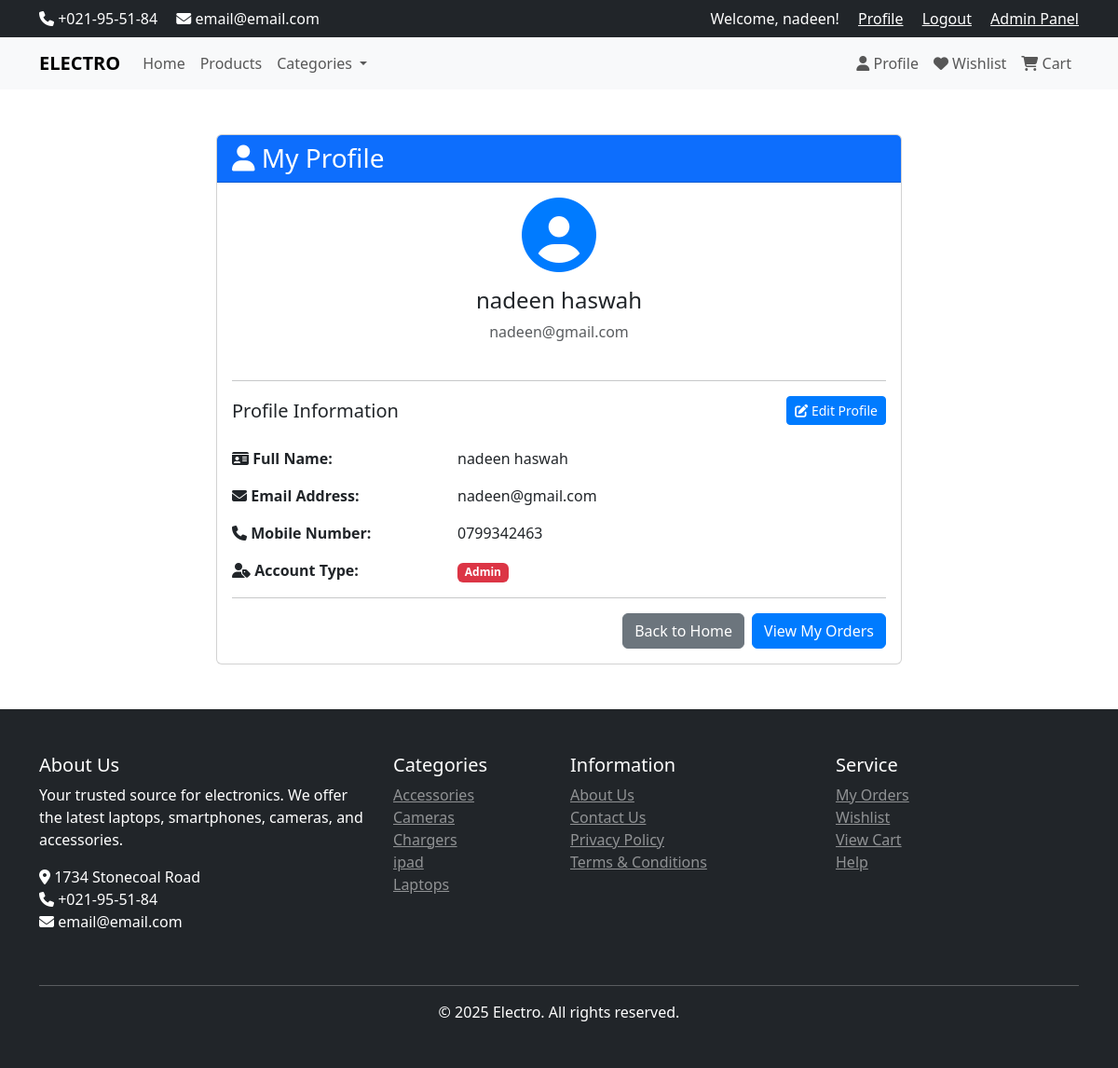
The app's page /profile.php (signed in) with its own data.
### tables this page shows
CREATE TABLE IF NOT EXISTS `users` (
  `user_id` int NOT NULL AUTO_INCREMENT,
  `email` varchar(100) NOT NULL,
  `first_name` varchar(100) NOT NULL,
  `last_name` varchar(100) NOT NULL,
  `mobile` varchar(20) DEFAULT NULL,
  `password` varchar(255) NOT NULL,
  `role` enum('admin','user') NOT NULL DEFAULT 'user',
  PRIMARY KEY (`user_id`),
  UNIQUE KEY `email` (`email`)
);

CREATE TABLE IF NOT EXISTS `categories` (
  `id` int NOT NULL AUTO_INCREMENT,
  `name` varchar(100) NOT NULL,
  `description` text,
  `discount_value` decimal(10,2) DEFAULT NULL,
  `discount_start` datetime DEFAULT NULL,
  `discount_end` datetime DEFAULT NULL,
  `visibility` tinyint(1) DEFAULT '1',
  `allow_comments` tinyint(1) DEFAULT '1',
  PRIMARY KEY (`id`)
);

### classes/Database.php (called while the page is built, shortened)
<?php
class Database {
    private static $instance = null;
    private $conn;
    private function __construct() {
        $config = $GLOBALS['db_config'];
        try {
            $host = $config['host'];
            $dbname = $config['database'];
            $username = $config['username'];
            $password = $config['password'];
            $socketPath = '/Applications/XAMPP/xamppfiles/var/mysql/mysql.sock';
            if (file_exists($socketPath)) {
                try {
                    $dsn = "mysql:unix_socket={$socketPath};dbname={$dbname}";
                    $this->conn = new PDO($dsn, $username, $password, [
                        PDO::ATTR_ERRMODE => PDO::ERRMODE_EXCEPTION,
                        PDO::ATTR_DEFAULT_FETCH_MODE => PDO::FETCH_ASSOC,
                        PDO::ATTR_EMULATE_PREPARES => false
                    ]);
                } catch (PDOException $e) {
                    if ($host === '127.0.0.1') {
                        $host = 'localhost';
                    }
                    $dsn = "mysql:host={$host};dbname={$dbname}";
                    $this->conn = new PDO($dsn, $username, $password, [
                        PDO::ATTR_ERRMODE => PDO::ERRMODE_EXCEPTION,
                        PDO::ATTR_DEFAULT_FETCH_MODE => PDO::FETCH_ASSOC,
                        PDO::ATTR_EMULATE_PREPARES => false
                    ]);
                }
            } else {
                $dsn = "mysql:host={$host};dbname={$dbname}";
                $this->conn = new PDO($dsn, $username, $password, [
                    PDO::ATTR_ERRMODE => PDO::ERRMODE_EXCEPTION,
                    PDO::ATTR_DEFAULT_FETCH_MODE => PDO::FETCH_ASSOC,
                    PDO::ATTR_EMULATE_PREPARES => false
                ]);
            }
            $charset = $config['charset'] ?? 'utf8';
            $this->conn->exec("SET NAMES '{$charset}'");
            $this->conn->exec("USE `{$dbname}`");
        } catch (Exception $e) {
            die("Database connection error: " . $e->getMessage());
        }
    }
    public static function getInstance() {
        if (self::$instance === null) {
            self::$instance = new self();
        }
        return self::$instance;
    }
    public function getConnection() {
        return $this->conn;
    }
}

### controllers/AuthController.php (called while the page is built, shortened)
<?php
require_once dirname(__DIR__) . '/includes/functions.php';
require_once dirname(__DIR__) . '/classes/User.php';
class AuthController {
    private $user;
    public function __construct() {
        $this->user = new User();
    }
    public function getCurrentUser() {
        if (isset($_SESSION['user_id'])) {
            return $this->user->getUserById($_SESSION['user_id']);
        }
        return false;
    }
}

### classes/User.php (called while the page is built, shortened)
<?php
require_once dirname(__DIR__) . '/classes/Database.php';
class User {
    private $db;
    private $table = "users";
    public function __construct() {
        $this->db = Database::getInstance()->getConnection();
    }
    public function getUserById($user_id) {
        try {
            $stmt = $this->db->prepare("SELECT * FROM {$this->table} WHERE user_id = :user_id LIMIT 1");
            $stmt->bindParam(':user_id', $user_id, PDO::PARAM_INT);
            $stmt->execute();
            return $stmt->fetch();
        } catch (Exception $e) {
            return false;
        }
    }
}

### classes/Category.php (called while the page is built, shortened)
<?php
require_once dirname(__DIR__) . '/classes/Database.php';
class Category {
    private $db;
    private $table = "categories";
    public function __construct() {
        $this->db = Database::getInstance()->getConnection();
    }
    public function getAll($visible_only = false) {
        try {
            $sql = "SELECT * FROM {$this->table}";
            if ($visible_only) {
                $sql .= " WHERE visibility = 1";
            }
            $sql .= " ORDER BY name ASC";
            $stmt = $this->db->prepare($sql);
            $stmt->execute();
            return $stmt->fetchAll();
        } catch (Exception $e) {
            return [];
        }
    }
}

### includes/functions.php (called while the page is built, shortened)
<?php
function isLoggedIn() {
    return isset($_SESSION['user_id']);
}
function isAdmin() {
    $sessionRole = $_SESSION['role'] ?? null;
    if ($sessionRole === ROLE_ADMIN) {
        return true;
    }
    require_once dirname(__DIR__) . '/classes/User.php';
    return false;
}

### profile.php (the view, shortened to what this page needs)
<?php
require_once 'includes/header.php';
require_once 'includes/access_control.php';
require_once 'controllers/AuthController.php';
$authController = new AuthController();
$user = $authController->getCurrentUser();
$editMode = isset($_GET['edit']) && $_GET['edit'] === '1';
?>
<div class="container my-5">
    <div class="row justify-content-center">
        <div class="col-md-8">
            <div class="card">
                <div class="card-header bg-primary text-white">
                    <h3 class="mb-0"><i class="fas fa-user"></i> My Profile</h3>
                </div>
                <div class="card-body">
                    <div class="row mb-4">
                        <div class="col-md-12 text-center">
                            <div class="mb-3">
                                <i class="fas fa-user-circle" style="font-size: 80px; color: #007bff;"></i>
                            </div>
                            <h4><?php echo htmlspecialchars($user['first_name'] . ' ' . $user['last_name']); ?></h4>
                            <p class="text-muted"><?php echo htmlspecialchars($user['email']); ?></p>
                        </div>
                    </div>
                    <hr>
                    <?php if (!$editMode): ?>
                        <div class="d-flex justify-content-between align-items-center mb-4">
                            <h5 class="mb-0">Profile Information</h5>
                            <a href="profile.php?edit=1" class="btn btn-primary btn-sm">
                                <i class="fas fa-edit"></i> Edit Profile
                            </a>
                        </div>
                        <div class="row mb-3">
                            <div class="col-md-4">
                                <strong><i class="fas fa-id-card"></i> Full Name:</strong>
                            </div>
                            <div class="col-md-8">
                                <?php echo htmlspecialchars($user['first_name'] . ' ' . $user['last_name']); ?>
                            </div>
                        </div>
                        <div class="row mb-3">
                            <div class="col-md-4">
                                <strong><i class="fas fa-envelope"></i> Email Address:</strong>
                            </div>
                            <div class="col-md-8">
                                <?php echo htmlspecialchars($user['email']); ?>
                            </div>
                        </div>
                        <div class="row mb-3">
                            <div class="col-md-4">
                                <strong><i class="fas fa-phone"></i> Mobile Number:</strong>
                            </div>
                            <div class="col-md-8">
                                <?php
                                if (!empty($user['mobile'])) {
                                    echo htmlspecialchars($user['mobile']);
                                } else {
                                    echo '<span class="text-muted">Not provided</span>';
                                }
                                ?>
                            </div>
                        </div>
                        <div class="row mb-3">
                            <div class="col-md-4">
                                <strong><i class="fas fa-user-tag"></i> Account Type:</strong>
                            </div>
                            <div class="col-md-8">
                                <span class="badge bg-<?php echo $user['role'] === 'admin' ? 'danger' : 'primary'; ?>">
                                    <?php echo ucfirst($user['role']); ?>
                                </span>
                            </div>
                        </div>
                        <hr>
                        <div class="d-grid gap-2 d-md-flex justify-content-md-end">
                            <a href="index.php" class="btn btn-secondary">Back to Home</a>
                            <a href="orders.php" class="btn btn-primary">View My Orders</a>
                        </div>
                    <?php endif; ?>
                </div>
            </div>
        </div>
    </div>
</div>
<?php require_once 'includes/footer.php'; ?>

### includes/footer.php (shortened to what this page needs)
    <footer class="bg-dark text-white mt-5 py-5">
        <div class="container">
            <div class="row">
                <div class="col-md-4 mb-4">
                    <h5>About Us</h5>
                    <p>Your trusted source for electronics. We offer the latest laptops, smartphones, cameras, and accessories.</p>
                    <p>
                        <i class="fas fa-map-marker-alt"></i> 1734 Stonecoal Road<br>
                        <i class="fas fa-phone"></i> +021-95-51-84<br>
                        <i class="fas fa-envelope"></i> email@email.com
                    </p>
                </div>
                <div class="col-md-2 mb-4">
                    <h5>Categories</h5>
                    <ul class="list-unstyled">
                        <?php
                        $basePath = (strpos($_SERVER['PHP_SELF'], '/auth/') !== false) ? '../' : '';
                        require_once dirname(__DIR__) . '/classes/Category.php';
                        $category = new Category();
                        $categories = $category->getAll(true);
                        foreach (array_slice($categories, 0, 5) as $cat): ?>
                            <li><a href="<?php echo $basePath; ?>category.php?id=<?php echo $cat['id']; ?>" class="text-white-50"><?php echo htmlspecialchars($cat['name']); ?></a></li>
                        <?php endforeach; ?>
                    </ul>
                </div>
                <div class="col-md-3 mb-4">
                    <h5>Information</h5>
                    <ul class="list-unstyled">
                        <li><a href="#" class="text-white-50">About Us</a></li>
                        <li><a href="#" class="text-white-50">Contact Us</a></li>
                        <li><a href="#" class="text-white-50">Privacy Policy</a></li>
                        <li><a href="#" class="text-white-50">Terms & Conditions</a></li>
                    </ul>
                </div>
                <div class="col-md-3 mb-4">
                    <h5>Service</h5>
                    <ul class="list-unstyled">
                        <?php
                        $basePath = (strpos($_SERVER['PHP_SELF'], '/auth/') !== false) ? '../' : '';
                        if (isLoggedIn()): ?>
                            <li><a href="<?php echo $basePath; ?>orders.php" class="text-white-50">My Orders</a></li>
                            <li><a href="<?php echo $basePath; ?>wishlist.php" class="text-white-50">Wishlist</a></li>
                        <?php endif; ?>
                        <li><a href="<?php echo $basePath; ?>cart.php" class="text-white-50">View Cart</a></li>
                        <li><a href="#" class="text-white-50">Help</a></li>
                    </ul>
                </div>
            </div>
            <hr class="bg-white">
            <div class="row">
                <div class="col-12 text-center">
                    <p class="mb-0">&copy; <?php echo date('Y'); ?> Electro. All rights reserved.</p>
                </div>
            </div>
        </div>
    </footer>
</body>
</html>

### assets/css/style.css (style rules this page uses)
:root { --primary-color: #007bff; --secondary-color: #6c757d; --success-color: #28a745; --danger-color: #dc3545; --warning-color: #ffc107; --info-color: #17a2b8; --light-color: #f8f9fa; --dark-color: #343a40; }
body { font-family: 'Segoe UI', Tahoma, Geneva, Verdana, sans-serif; }
.btn-primary { background-color: var(--primary-color); border-color: var(--primary-color); }

### records on screen
users: first_name+last_name "nadeen haswah", email "nadeen@gmail.com", mobile "0799342463", role "Admin"
categories: name "Accessories"
categories: name "Cameras"
categories: name "Chargers"
categories: name "ipad"
categories: name "Laptops"

### other values on screen
$_SESSION['first_name'] "nadeen"
